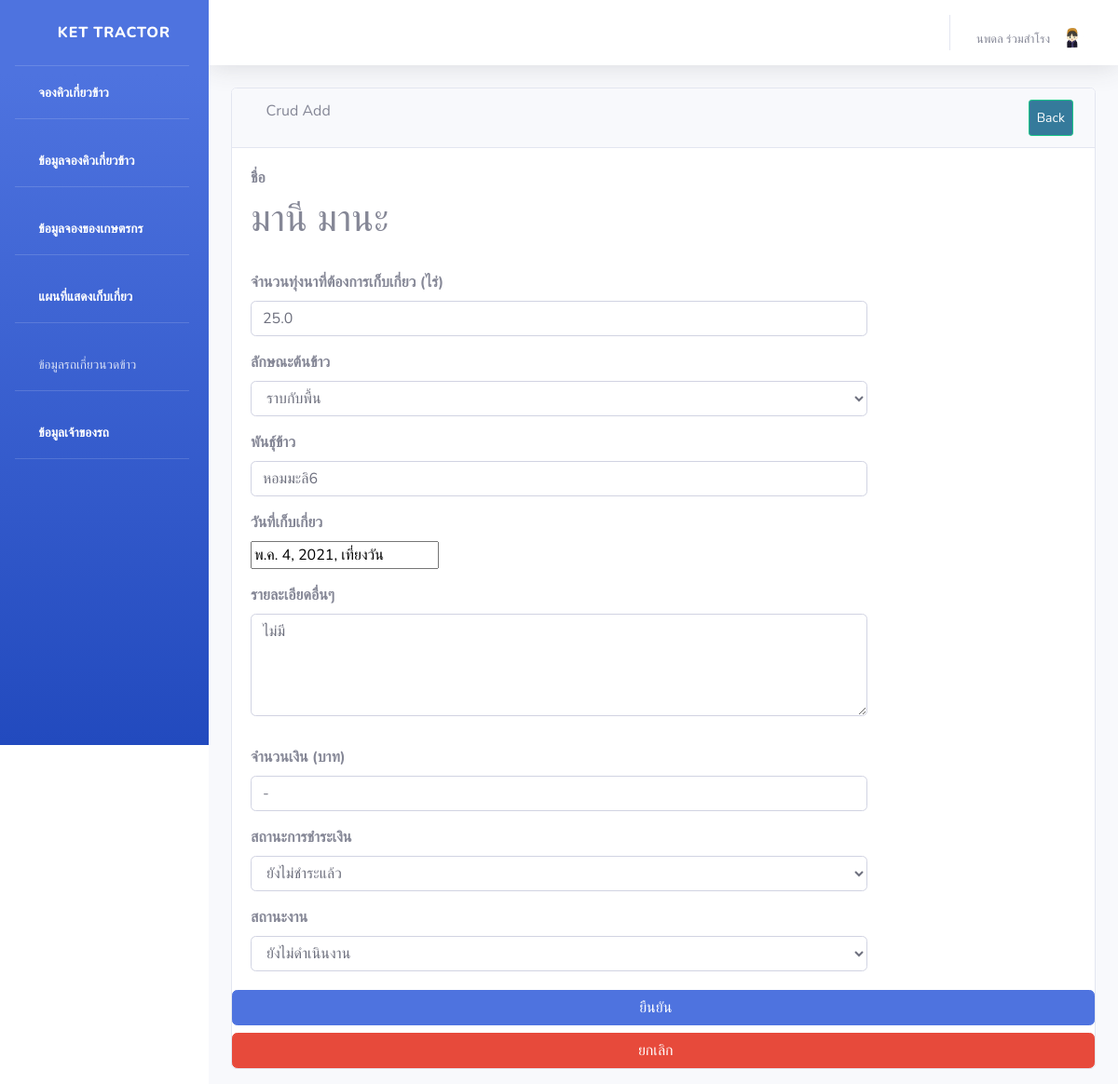
/editShowWork/3/ (signed in), run on the app's committed database.
### api/models.py (models this page shows, shortened)
class Farmer(AbstractUser):
    id = models.AutoField(primary_key=True)
    farmer_name = models.CharField(max_length=1000, verbose_name = 'ชื่อ-สกุล')
    image = models.ImageField(upload_to='images/farmer', default='images/farmer/no-image.jpg' ,verbose_name = 'รูปโปรไฟล์')
    address = models.CharField(max_length=1000, verbose_name = 'ที่อยู่')
    phone = models.CharField(max_length=1000, verbose_name = 'เบอร์โทรศัพท์')
    email = models.CharField(max_length=1000)
    password = models.CharField(max_length=1000)
    def __str__(self):
        return f'{self.farmer_name}'
    class Meta:
        verbose_name = 'เกษตรกร'

class Work(models.Model):
    farmer_name = models.ForeignKey(Farmer, on_delete=models.CASCADE, null=True,  verbose_name='เกษตรกร')
    lat = models.FloatField(max_length=1000, null=True,verbose_name='ละติจูด' )
    lng = models.FloatField(max_length=1000, null=True,verbose_name='ลองติจูด')
    area = models.FloatField(max_length=1000, null=True,verbose_name='พื้นที่ (ไร่)')
    rice_type = models.ForeignKey(Rice_type, on_delete=models.CASCADE, null=True, default=1, verbose_name='ลักษณะข้าวที่จะให้เกี่ยว')
    rice = models.CharField(max_length=1000, null=True, verbose_name='พันธุ์ข้าว')
    start_time = models.DateTimeField(blank=True, null=True)
    workDetail = models.TextField(max_length=1000, null=True,  verbose_name='รายละเอียด')
    price = models.CharField(max_length=1000, null=True, verbose_name='จำนวนเงิน (บาท)')
    money_status = models.ForeignKey(Money_status, on_delete=models.CASCADE, default=1,null=True, verbose_name='สถานะการชำระเงิน') # ให้นิยามเพิ่มเติม
    work_status = models.ForeignKey(Work_status, on_delete=models.CASCADE, default=1,null=True, verbose_name='สถานะงาน') # รับ ไม่รับ จ่าย
    class Meta:
        verbose_name = 'งานที่ต้องเก็บเกี่ยว'

### api/views.py (the view)
# urls.py: path('editShowWork/<int:id>/',views.editShowWork),
def editShowWork(request, id=0):
    print(f'/editShowWork id={id}')
    work = Work.objects.get(pk=id)
    rice_type = Rice_type.objects.all()
    money_status = Money_status.objects.all()
    work_status = Work_status.objects.all()
    if request.method == 'POST':
        print(request.POST)
        form = FarmerWorkForm(request.POST, request.FILES, instance=work)
        print(form.is_valid())
        if form.is_valid():
            form.save()
            work = form.instance
            messages.success(request, 'แก้ไขสำเร็จ')
    else:
        form = FarmerWorkForm(work)
    return render(request, 'api/editShowWork.html' ,{
        'form': form,
        'work': work,
        'rice_type': rice_type,
        'money_status': money_status,
        'work_status': work_status,
    })

### api/form.py
class FarmerWorkForm(forms.ModelForm):
    class Meta:
        model = Work
        fields = [  'lat', 'lng','area', 'rice_type', 'rice', 'workDetail' ]

### api/templates/api/editShowWork.html (shortened to what this page needs)
{% extends 'api/base.html' %}
{% block content %}
<div id="content-wrapper">
  <div class="container-fluid">
      <div class="card mb-3">
          <div class="card-header">
              <i class="fas fa-table"></i>
              Crud Add
              <a  class="btn btn-sm btn-success" href="/showWork" style="padding: 8px; float: right; background-color: rgb(53, 122, 155); color: white;">Back</a>
          </div>
          <div class="card-body">
            <form class="form-horizontal" action="/editShowWork/{{ work.id }}/" method="POST"  enctype="multipart/form-data">
              <div class="form-group">
                  <div class="form-row">
                      <div class="col-md-9">
                          <div class="form-label-group">
                            <label for="work.farmer_name"><b>ชื่อ</b></label><br>
                            <label name="work.farmer_name" value="{{ work.farmer_name }}"  required><h1>{{ work.farmer_name }}</h1></label>
                          </div>
                      </div>
                  </div>
              </div>
              <div class="form-group">
                  <div class="form-row">
                      <div class="col-md-9">
                          <div class="form-label-group">
                            <label for="area"><b>จำนวนทุ่งนาที่ต้องการเก็บเกี่ยว (ไร่)</b></label>
                            <input type="text" class="form-control" name="area" value="{{ work.area }}"  required>
                          </div>
                      </div>
                  </div>
              </div>
               <div class="form-group">
          <div class="form-row">
              <div class="col-md-9">
                  <div class="form-label-group">
                    <label for="exampleSelect1"><b>ลักษณะต้นข้าว</b></label>
                    <select class="form-control" id="Select" name="rice_type" required>
                      {% for c in rice_type %}
                        {% if c == work.rice_type %}
                        <option value="{{c.id}}" selected>{{ c.rice_type }}</option>
                        {% else %}
                        <option value="{{c.id}}">{{ c.rice_type }}</option>
                        {% endif %}
                      {% endfor %}
                    </select>
                  </div>
              </div>
          </div>
      </div>
              <div class="form-group">
                  <div class="form-row">
                      <div class="col-md-9">
                          <div class="form-label-group">
                            <label for="rice"><b>พันธุ์ข้าว</b></label>
                            <input type="text" class="form-control"  name="rice" value="{{ work.rice }}" required>
                          </div>
                      </div>
                  </div>
              </div>
              <div class="form-group">
                  <div class="form-row">
                      <div class="col-md-9">
                          <div class="form-label-group">
                            <label for="start_time"><b>วันที่เก็บเกี่ยว</b></label>
                            <br><input type="datetime" id="start" name="start_time" value="{{ work.start_time }}" required>
                          </div>
                      </div>
                  </div>
              </div>
            <div class="form-group">
              <div class="form-row">
                  <div class="col-md-9">
                      <div class="form-label-group">
                        <label for="workDetail"><b>รายละเอียดอื่นๆ</b></label>
                            <div class="form-group">
                              <textarea class="form-control" rows="4" name="workDetail" value="{{ work.workDetail }}" required>{{ work.workDetail}}</textarea >
                            </div>
                      </div>
                  </div>
              </div>
          </div>
           <div class="form-group">
                  <div class="form-row">
                      <div class="col-md-9">
                          <div class="form-label-group">
                            <label for="price"><b>จำนวนเงิน (บาท)</b></label>
                            <input type="text" class="form-control"  name="price" value="{{ work.price }}" required>
                          </div>
                      </div>
                  </div>
              </div>
            <div class="form-group" >
          <div class="form-row">
              <div class="col-md-9">
                  <div class="form-label-group">
                    <label for="exampleSelect1"><b>สถานะการชำระเงิน</b></label>
                    <select class="form-control" id="Select" name="money_status" required>
                      {% for c in money_status %}
                      {% if c == work.money_status %}
                      <option value="{{c.id}}" selected>{{ c.money_status }}</option>
                      {% else %}
                      <option value="{{c.id}}">{{ c.money_status }}</option>
                      {% endif %}
                      {% endfor %}
                    </select>
                  </div>
              </div>
          </div>
      </div>
      <div class="form-row">
              <div class="col-md-9">
                  <div class="form-label-group">
                    <label for="exampleSelect1"><b>สถานะงาน</b></label>
                    <select class="form-control" id="Select" name="work_status" required>
                      {% for c in work_status %}
                      {% if c == work.work_status %}
                      <option value="{{c.id}}" selected>{{ c.work_status }}</option>
                      {% else %}
                      <option value="{{c.id}}">{{ c.work_status }}</option>
                      {% endif %}
                      {% endfor %}
                    </select>
                  </div>
              </div>
          </div>
      </div>
           <button class="btn btn-primary btn-block" onclick="return confirm('ยืนยันการการแก้ไขการจองคิว ?')" type="submit">ยืนยัน &nbsp;&nbsp;&nbsp;</button>
          <button class="btn btn-danger btn-block"  type="reset" > ยกเลิก &nbsp;&nbsp;&nbsp;</button>
          </div>
      </div>
  </div>
</div>
{% endblock %}

### api/templates/api/base.html (shortened to what this page needs)
<!DOCTYPE html>
{% load static %}
<html lang="en">
<head>
    <link href="{% static 'api/vendor/fontawesome-free/css/all.min.css' %}" rel="stylesheet" type="text/css">
    <link rel="stylesheet" type="text/css" href="{% static 'api/css/styles.css' %}">
    <link href="{% static 'api/css/sb-admin-2.min.css' %}" rel="stylesheet">
</head>
<body id="page-top">
    <div id="wrapper">
        <ul class="navbar-nav bg-gradient-primary sidebar sidebar-dark accordion" id="accordionSidebar">
            <a class="sidebar-brand d-flex align-items-center justify-content-center" href="/index">
                <div class="sidebar-brand-icon rotate-n-15">
                    <i class="fas fa-laugh-wink"></i>
                </div>
                <div class="sidebar-brand-text mx-3">Ket Tractor</div>
            </a>
            <hr class="sidebar-divider my-0">
            {% if user.is_authenticated %}
            <li class="nav-item active">
                <a class="nav-link" href="/addWork">
                    <i class="fas fa-fw fa-tachometer-alt"></i>
                    <span>จองคิวเกี่ยวข้าว</span></a>
            </li>
             <hr class="sidebar-divider">
             <li class="nav-item active">
                <a class="nav-link" href="/showWork">
                    <i class="fas fa-fw fa-tachometer-alt"></i>
                    <span>ข้อมูลจองคิวเกี่ยวข้าว</span></a>
            </li>
            {% endif %}
            {% if request.user.is_superuser %}
                 <hr class="sidebar-divider">
             <li class="nav-item active">
                <a class="nav-link" href="/farmerWork">
                    <i class="fas fa-fw fa-tachometer-alt"></i>
                    <span>ข้อมูลจองของเกษตรกร</span></a>
            </li>
             <hr class="sidebar-divider">
             <li class="nav-item active">
                <a class="nav-link" href="/map">
                    <i class="fas fa-fw fa-tachometer-alt"></i>
                    <span>แผนที่แสดงเก็บเกี่ยว</span></a>
            </li>
            {% endif %}
           <hr class="sidebar-divider">
             <li class="nav-item">
                <a class="nav-link collapsed" href="#" data-toggle="collapse" data-target="#collapseTwo"
                    aria-expanded="true" aria-controls="collapseTwo">
                    <i class="fas fa-fw fa-cog"></i>
                    <span>ข้อมูลรถเกี่ยวนวดข้าว</span>
                </a>
             <li class="nav-item active">
             <hr class="sidebar-divider">
                <a class="nav-link" href="/profileAdmin">
                    <i class="fas fa-fw fa-tachometer-alt"></i>
                    <span>ข้อมูลเจ้าของรถ</span></a>
            </li>
            <hr class="sidebar-divider">
        </ul>
        <div id="content-wrapper" class="d-flex flex-column">
            <div id="content">
                <nav class="navbar navbar-expand navbar-light bg-white topbar mb-4 static-top shadow">
                    <ul class="navbar-nav ml-auto">
                        <li class="nav-item dropdown no-arrow">
                     {% if user.is_authenticated %}
                <a href="#" class="nav-link dropdown-toggle" data-toggle="dropdown" role="button" aria-haspopup="true"
                aria-expanded="false">
               <span class="mr-2 d-none d-lg-inline text-gray-600 small">{{user.farmer_name}}  </span>
                <img class="img-profile rounded-circle"
                src="{{user.image.url}} " >
            </a>
                        </li>
                    </ul>
                     {% else %}
                  <li class="nav-item"><a class="nav-link" href="/login">เข้าสู่ระบบ</a></li>
                  <li class="nav-item"><a class="nav-link" href="/register">สมัครสมาชิก</a></li>
                </ul>
                </li>
                   {% endif %}
                </nav>
                {% block content %}
                {% endblock %}
        </div>
    </div>
</body>
</html>

### api/static/api/css/styles.css (style rules this page uses)
body { font-family: "ptsans", "Lato", "Helvetica Neue", Helvetica, Arial, sans-serif; }
.btn { outline: none; color: black; background-color: transparent; box-shadow: 0 0 0 0; margin-right: 3px; }
ul { height: 100%; padding: 0px 5px 0px 20px; }
a { color: #17a2b8; }

### data on the page
Farmer: farmer_name "นพดล ร่วมสำโรง", image (picture)
Work: farmer_name "มานี มานะ", area "25.0", rice "หอมมะลิ6", start_time "พ.ค. 4, 2021, เที่ยงวัน", workDetail "ไม่มี", price "-"

### other printed values
form field rice_type "ราบกับพื้น"
form field money_status "ยังไม่ชำระแล้ว"
form field work_status "ยังไม่ดำเนินงาน"
